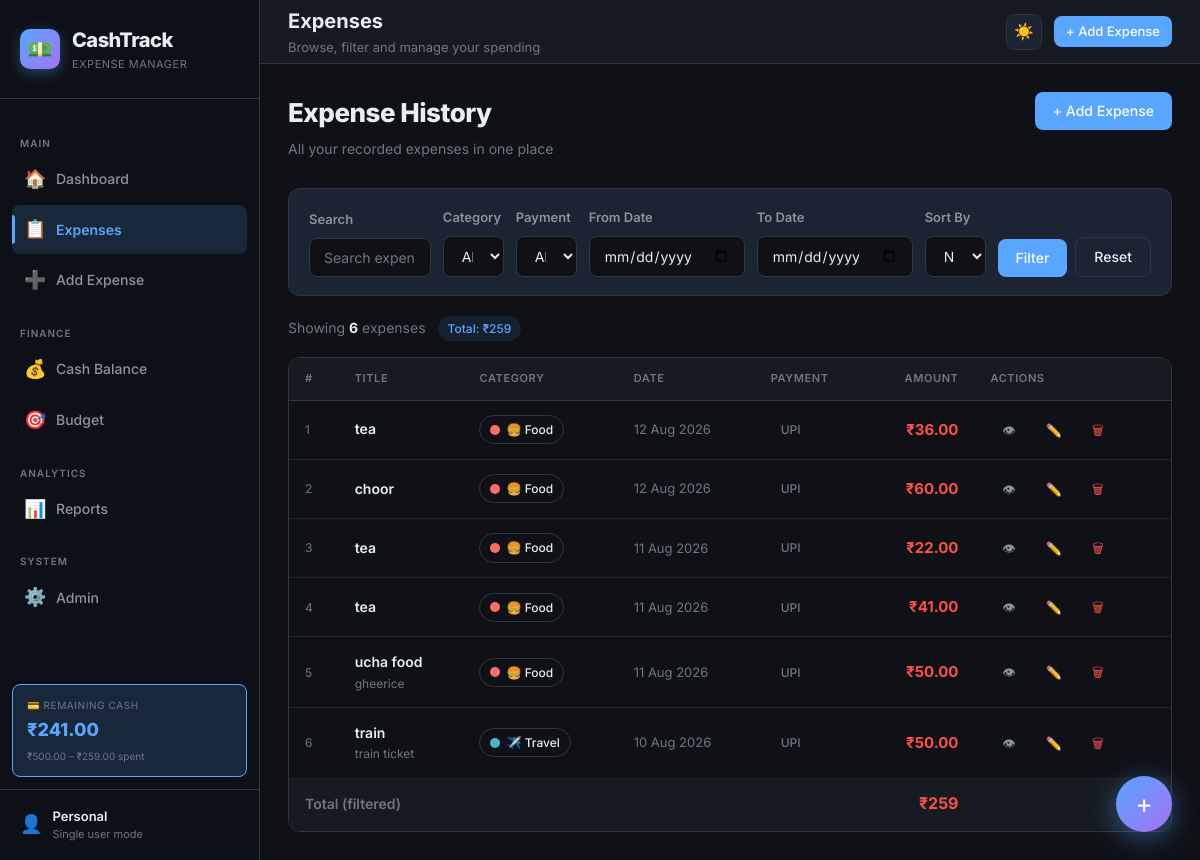
The page /expenses/ on the database its author committed.
### expenses/models.py (models this page shows, shortened)
class CashBalance(models.Model):
    balance = models.DecimalField(
        max_digits=12,
        decimal_places=2,
        default=Decimal('0.00'),
        validators=[MinValueValidator(Decimal('0.00'))]
    )
    updated_at = models.DateTimeField(auto_now=True)
    class Meta:
        verbose_name = 'Cash Balance'
        verbose_name_plural = 'Cash Balance'
    @classmethod
    def get_balance(cls):
        obj, _ = cls.objects.get_or_create(pk=1, defaults={'balance': Decimal('0.00')})
        return obj

class Expense(models.Model):
    PAYMENT_METHOD_CHOICES = [
        ('cash', 'Cash'),
        ('card', 'Card'),
        ('upi', 'UPI'),
        ('net_banking', 'Net Banking'),
        ('other', 'Other'),
    ]
    title = models.CharField(max_length=200)
    amount = models.DecimalField(
        max_digits=12,
        decimal_places=2,
        validators=[MinValueValidator(Decimal('0.01'))]
    )
    category = models.ForeignKey(
        Category,
        on_delete=models.SET_NULL,
        null=True,
        blank=True,
        related_name='expenses'
    )
    date = models.DateField(default=datetime.date.today)
    payment_method = models.CharField(
        max_length=20,
        choices=PAYMENT_METHOD_CHOICES,
        default='cash'
    )
    description = models.TextField(blank=True, null=True)
    created_at = models.DateTimeField(auto_now_add=True)
    updated_at = models.DateTimeField(auto_now=True)
    class Meta:
        ordering = ['-date', '-created_at']

class Category(models.Model):
    ICON_CHOICES = [
        ('🍔', 'Food'),
        ('✈️', 'Travel'),
        ('🛍️', 'Shopping'),
        ('📋', 'Bills'),
        ('📚', 'Education'),
        ('🎬', 'Entertainment'),
        ('🏥', 'Health'),
        ('💻', 'Technology'),
        ('👤', 'Personal'),
        ('📦', 'Other'),
    ]
    COLOR_CHOICES = [
        ('#FF6B6B', 'Red'),
        ('#4ECDC4', 'Teal'),
        ('#45B7D1', 'Blue'),
        ('#96CEB4', 'Green'),
        ('#FFEAA7', 'Yellow'),
        ('#DDA0DD', 'Plum'),
        ('#98D8C8', 'Mint'),
        ('#F7DC6F', 'Gold'),
        ('#AEB6BF', 'Silver'),
        ('#F0A500', 'Orange'),
    ]
    name = models.CharField(max_length=100, unique=True)
    icon = models.CharField(max_length=10, default='📦')
    color = models.CharField(max_length=7, default='#AEB6BF')
    is_default = models.BooleanField(default=False)
    created_at = models.DateTimeField(auto_now_add=True)
    class Meta:
        verbose_name_plural = 'categories'
        ordering = ['name']
    def __str__(self):
        return f"{self.icon} {self.name}"

### expenses/views.py (the view)
# urls.py: path('expenses/', views.expense_list, name='expense_list'),
def expense_list(request):
    form = ExpenseFilterForm(request.GET)
    expenses = Expense.objects.select_related('category').all()
    if form.is_valid():
        search = form.cleaned_data.get('search')
        category = form.cleaned_data.get('category')
        payment_method = form.cleaned_data.get('payment_method')
        date_from = form.cleaned_data.get('date_from')
        date_to = form.cleaned_data.get('date_to')
        sort = form.cleaned_data.get('sort') or '-date'
        if search:
            expenses = expenses.filter(title__icontains=search)
        if category:
            expenses = expenses.filter(category=category)
        if payment_method:
            expenses = expenses.filter(payment_method=payment_method)
        if date_from:
            expenses = expenses.filter(date__gte=date_from)
        if date_to:
            expenses = expenses.filter(date__lte=date_to)
        expenses = expenses.order_by(sort)
    else:
        expenses = expenses.order_by('-date', '-created_at')
    total_filtered = expenses.aggregate(total=Sum('amount'))['total'] or Decimal('0.00')
    context = {
        'expenses': expenses,
        'form': form,
        'total_filtered': total_filtered,
        'active_page': 'expenses',
    }
    return render(request, 'expenses/expense_list.html', context)

### expenses/context_processors.py (called while the page is built)
def cash_balance_context(request):
    try:
        cash = CashBalance.get_balance()
        all_total = Expense.objects.aggregate(t=Sum('amount'))['t'] or Decimal('0.00')
        remaining = cash.balance - all_total
        return {
            'global_cash_balance': cash,
            'global_all_total': all_total,
            'global_remaining_cash': remaining,
        }
    except Exception:
        return {}

### expenses/templates/expenses/expense_list.html (shortened to what this page needs)
{% extends "expenses/base.html" %}
{% block page_title %}Expenses{% endblock %}
{% block page_subtitle %}Browse, filter and manage your spending{% endblock %}
{% block content %}
<div class="page-header">
  <div class="page-header-text">
    <h1>Expense History</h1>
    <p>All your recorded expenses in one place</p>
  </div>
  <a href="{% url 'expense_add' %}" class="btn btn-primary" id="add-expense-btn">
    + Add Expense
  </a>
</div>
<div class="filter-bar">
  <form method="get" id="filterForm">
    <div class="filter-grid">
      <div>
        <label class="form-label">Search</label>
        {{ form.search }}
      </div>
      <div>
        <label class="form-label">Category</label>
        {{ form.category }}
      </div>
      <div>
        <label class="form-label">Payment</label>
        {{ form.payment_method }}
      </div>
      <div>
        <label class="form-label">From Date</label>
        {{ form.date_from }}
      </div>
      <div>
        <label class="form-label">To Date</label>
        {{ form.date_to }}
      </div>
      <div>
        <label class="form-label">Sort By</label>
        {{ form.sort }}
      </div>
      <div style="display:flex;gap:8px;align-items:flex-end">
        <button type="submit" class="btn btn-primary" id="filter-submit-btn">Filter</button>
        <a href="{% url 'expense_list' %}" class="btn btn-outline" id="filter-reset-btn">Reset</a>
      </div>
    </div>
  </form>
</div>
<div class="flex-center gap-12 mb-16" style="flex-wrap:wrap">
  <span class="text-muted" style="font-size:14px">
    {% if expenses %}
      Showing <strong style="color:var(--text-primary)">{{ expenses|length }}</strong> expense{{ expenses|length|pluralize }}
    {% else %}
      No expenses found
    {% endif %}
  </span>
  {% if total_filtered %}
  <span class="badge badge-info">Total: ₹{{ total_filtered }}</span>
  {% endif %}
</div>
{% if expenses %}
<div class="table-wrap fade-in">
  <table>
    <thead>
      <tr>
        <th>#</th>
        <th>Title</th>
        <th>Category</th>
        <th>Date</th>
        <th>Payment</th>
        <th class="text-right">Amount</th>
        <th>Actions</th>
      </tr>
    </thead>
    <tbody>
      {% for expense in expenses %}
      <tr>
        <td style="color:var(--text-muted);font-size:12px">{{ forloop.counter }}</td>
        <td>
          <div style="font-weight:600">{{ expense.title }}</div>
          {% if expense.description %}
          <div style="font-size:12px;color:var(--text-muted);max-width:220px;white-space:nowrap;overflow:hidden;text-overflow:ellipsis">
            {{ expense.description }}
          </div>
          {% endif %}
        </td>
        <td>
          {% if expense.category %}
          <span class="cat-chip">
            <span class="cat-dot" style="background:{{ expense.category.color }}"></span>
            {{ expense.category.icon }} {{ expense.category.name }}
          </span>
          {% else %}
          <span class="text-muted">—</span>
          {% endif %}
        </td>
        <td style="color:var(--text-muted);font-size:13px;white-space:nowrap">{{ expense.date|date:"d M Y" }}</td>
        <td>
          <span class="badge badge-muted">{{ expense.get_payment_method_display }}</span>
        </td>
        <td class="text-right fw-bold" style="color:var(--danger);font-size:15px">₹{{ expense.amount }}</td>
        <td>
          <div class="table-actions">
            <a href="{% url 'expense_detail' expense.pk %}" class="btn btn-ghost btn-sm" title="View" id="view-{{ expense.pk }}">👁</a>
            <a href="{% url 'expense_edit' expense.pk %}" class="btn btn-ghost btn-sm" title="Edit" id="edit-{{ expense.pk }}">✏️</a>
            <a href="{% url 'expense_delete' expense.pk %}" class="btn btn-ghost btn-sm" title="Delete" id="delete-{{ expense.pk }}" style="color:var(--danger)">🗑</a>
          </div>
        </td>
      </tr>
      {% endfor %}
    </tbody>
    <tfoot>
      <tr style="background:var(--bg-secondary)">
        <td colspan="5" style="padding:14px 16px;font-weight:600;color:var(--text-muted)">Total (filtered)</td>
        <td class="text-right fw-bold" style="font-size:16px;color:var(--danger);padding:14px 16px">₹{{ total_filtered }}</td>
        <td></td>
      </tr>
    </tfoot>
  </table>
</div>
{% endif %}
{% endblock %}

### expenses/templates/expenses/base.html (shortened to what this page needs)
{% load static %}
<!DOCTYPE html>
<html lang="en" data-theme="dark">
<head>
  <link rel="stylesheet" href="{% static 'css/style.css' %}" />
</head>
<body>
<div class="app-wrapper">
  <aside class="sidebar" id="sidebar" role="navigation" aria-label="Main navigation">
    <div class="sidebar-brand">
      <div class="brand-icon" aria-hidden="true">💵</div>
      <div>
        <div class="brand-text">CashTrack</div>
        <div class="brand-sub">Expense Manager</div>
      </div>
    </div>
    <nav class="sidebar-nav">
      <div class="nav-section-label">Main</div>
      <a href="{% url 'dashboard' %}" class="nav-item {% if active_page == 'dashboard' %}active{% endif %}" id="nav-dashboard">
        <span class="nav-icon">🏠</span>
        <span>Dashboard</span>
      </a>
      <a href="{% url 'expense_list' %}" class="nav-item {% if active_page == 'expenses' %}active{% endif %}" id="nav-expenses">
        <span class="nav-icon">📋</span>
        <span>Expenses</span>
      </a>
      <a href="{% url 'expense_add' %}" class="nav-item" id="nav-add">
        <span class="nav-icon">➕</span>
        <span>Add Expense</span>
      </a>
      <div class="nav-section-label">Finance</div>
      <a href="{% url 'cash_management' %}" class="nav-item {% if active_page == 'cash' %}active{% endif %}" id="nav-cash">
        <span class="nav-icon">💰</span>
        <span>Cash Balance</span>
      </a>
      <a href="{% url 'budget' %}" class="nav-item {% if active_page == 'budget' %}active{% endif %}" id="nav-budget">
        <span class="nav-icon">🎯</span>
        <span>Budget</span>
      </a>
      <div class="nav-section-label">Analytics</div>
      <a href="{% url 'reports' %}" class="nav-item {% if active_page == 'reports' %}active{% endif %}" id="nav-reports">
        <span class="nav-icon">📊</span>
        <span>Reports</span>
      </a>
      <div class="nav-section-label">System</div>
      <a href="/admin/" class="nav-item" id="nav-admin">
        <span class="nav-icon">⚙️</span>
        <span>Admin</span>
      </a>
    </nav>
    <div class="sidebar-balance">
      <div class="sidebar-balance-label">💳 Remaining Cash</div>
      <div class="sidebar-balance-value">₹{{ global_remaining_cash|floatformat:2|default:"0.00" }}</div>
      <div style="font-size:10px;color:var(--text-muted);margin-top:3px">
        ₹{{ global_cash_balance.balance|floatformat:2|default:"0.00" }} –
        ₹{{ global_all_total|floatformat:2|default:"0.00" }} spent
      </div>
    </div>
    <div class="sidebar-footer">
      <span style="font-size:18px">👤</span>
      <div style="flex:1">
        <div style="font-size:13px;font-weight:600;color:var(--text-primary)">Personal</div>
        <div style="font-size:11px;color:var(--text-muted)">Single user mode</div>
      </div>
    </div>
  </aside>
  <div class="main-content">
    <header class="topbar">
      <div class="topbar-left">
        <div>
          <div class="topbar-title">{% block page_title %}Dashboard{% endblock %}</div>
          <div class="topbar-subtitle">{% block page_subtitle %}Welcome back!{% endblock %}</div>
        </div>
      </div>
      <div class="topbar-right">
        <button class="theme-toggle" id="themeToggle" title="Toggle theme" aria-label="Toggle light/dark theme">🌙</button>
        <a href="{% url 'expense_add' %}" class="btn btn-primary btn-sm" id="topbar-add-btn">
          + Add Expense
        </a>
      </div>
    </header>
    <main class="page-content" id="main-content">
      {% block content %}{% endblock %}
    </main>
  </div>
</div>
<a href="{% url 'expense_add' %}" class="fab" id="fab-add" title="Quick add expense" aria-label="Add expense">+</a>
</body>
</html>

### rows shown on the page
CashBalance: balance "500.00"
Expense: title "tea", category.icon "🍔", category.name "Food", date "12 Aug 2026", payment_method "UPI", amount "36.00"
Expense: title "choor", category.icon "🍔", category.name "Food", date "12 Aug 2026", payment_method "UPI", amount "60.00"
Expense: title "tea", category.icon "🍔", category.name "Food", date "11 Aug 2026", payment_method "UPI", amount "22.00"
Expense: title "tea", category.icon "🍔", category.name "Food", date "11 Aug 2026", payment_method "UPI", amount "41.00"
Expense: title "ucha food", description "gheerice", category.icon "🍔", category.name "Food", date "11 Aug 2026", payment_method "UPI", amount "50.00"
Expense: title "train", description "train ticket", category.icon "✈️", category.name "Travel", date "10 Aug 2026", payment_method "UPI", amount "50.00"

### other values the page prints
{{ global_remaining_cash|floatformat:2|default:"0.00" }} "241.00"
{{ global_all_total|floatformat:2|default:"0.00" }} "259.00"
{{ expenses|length }} "6"
{{ total_filtered }} "259"
